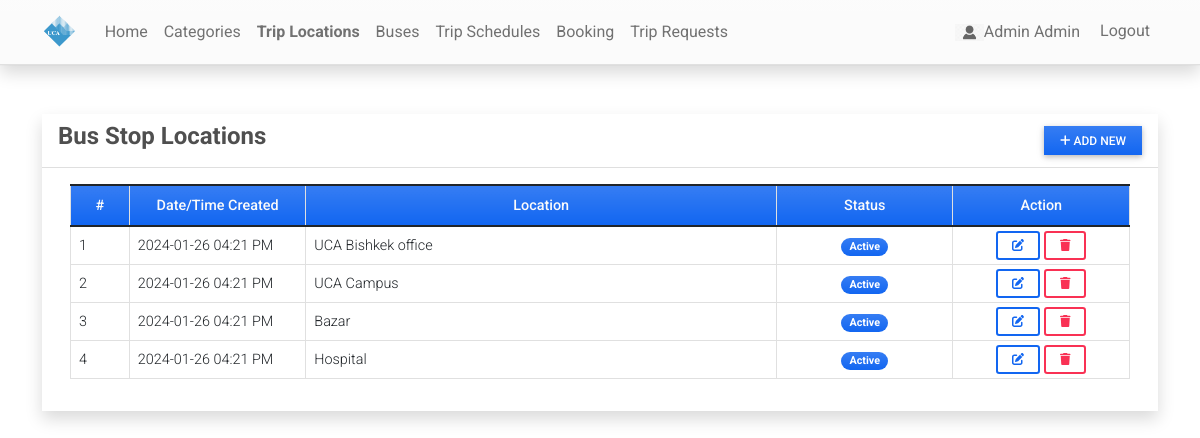
/location (signed in), run on the app's committed database.
### reservationApp/models.py (models this page shows, shortened)
class Location(models.Model):
    location = models.CharField(max_length=250)
    status = models.CharField(max_length=2, choices=(('1','Active'),('2','Inactive')), default=1)
    date_created = models.DateTimeField(default=timezone.now)
    date_updated = models.DateTimeField(auto_now=True)

### reservationApp/views.py (the view)
# urls.py: path('location',views.location_mgt,name='location-page'),
@user_passes_test(admin_check)
def location_mgt(request):
    context['page_title'] = "Locations"
    locations = Location.objects.all()
    context['locations'] = locations
    return render(request, 'location_mgt.html', context)

### reservationApp/views.py (called while the page is built)
def admin_check(user):
    return user.is_staff

### reservationApp/templates/location_mgt.html (shortened to what this page needs)
{% extends 'base.html' %} {% block pageContent %}
<div class="col-lg-12 col-md-12 col-sm-12 col-xs-12">
    <div class="card card-default rounded-0 shadow ">
        <div class="card-header">
            <div class="d-flex w-100 align-items-center justify-content-between">
                <h4 class="card-title fw-bold">Bus Stop Locations</h4>
                <div class="tools">
                    <button type="button" class="btn btn-primary rounded-0 bg-gradient btn-sm" id='add_new'><i class="fa fa-plus"></i> Add New</button>
                </div>
            </div>
        </div>
        <div class="card-body">
            <div class="container-fluid">
                <table class="table table-bordered" id="location-list">
                    <colgroup>
                        <col width="5%">
                        <col width="15%">
                        <col width="40%">
                        <col width="15%">
                        <col width="15%">
                    </colgroup>
                    <thead>
                        <tr class="bg-gradient bg-primary bg-opacity-50 text-light">
                            <th class="px-2 py-2 text-center">#</th>
                            <th class="px-2 py-2 text-center">Date/Time Created</th>
                            <th class="px-2 py-2 text-center">Location</th>
                            <th class="px-2 py-2 text-center">Status</th>
                            <th class="px-2 py-2 text-center">Action</th>
                        </tr>
                    </thead>
                    <tbody>
                        {% for location in locations %}
                        <tr>
                            <td class="px-2 py-1 align-middle">{{ forloop.counter }}</td>
                            <td class="px-2 py-1 align-middle">{{ location.date_created|date:"Y-m-d h:i A" }}</td>
                            <td class="px-2 py-1 align-middle">{{ location.location }}</td>
                            <td class="px-1 py-1 align-middle text-center">
                                {% if location.status == '1' %}
                                <span class="badge bg-primary bg-gradient rounded-pill px-2">Active</span> {% else %}
                                <span class="badge bg-secondary bg-gradient rounded-pill px-2">Inactive</span> {% endif %}
                            </td>
                            <td class="px-2 py-1 align-middle text-center">
                                <a class="btn btn-outline-primary btn-sm edit-data" href="javascript:void(0)" data-id="{{ location.pk }}" title="Edit">
                                    <i class="fa fa-edit"></i>
                                </a>
                                <button class="btn btn-outline-danger btn-sm delete-data" type="button" data-id="{{ location.pk }}" title="Delete">
                                    <i class="fa fa-trash"></i>
                                </button>
                            </td>
                        </tr>
                        {% endfor %}
                    </tbody>
                </table>
            </div>
        </div>
    </div>
</div>
{% endblock pageContent %}

### reservationApp/templates/topNavigation.html (shortened to what this page needs)
{% load static %}
<header>
    <nav class="navbar navbar-expand-lg navbar-light bg-light bg-gradient fixed-top shadow border-bottom">
        <div class="container">
            <a class="navbar-brand" href="{% url 'home-page' %}">
                <img src="{{ MEDIA_URL }}/uploads/logo.png" height="16" alt="{{ MEDIA_URL }}" loading="lazy" style="margin-top: -3px;" />
            </a>
            <div class="collapse navbar-collapse" id="navbarExample01">
                <ul class="navbar-nav me-auto mb-2 mb-lg-0" id="topNav">
                    <li class="nav-item">
                        <a class="nav-link" aria-current="page" href="{% url 'home-page' %}">Home</a>
                    </li>
                    {% if user.is_staff %}
                    <li class="nav-item">
                        <a class="nav-link" aria-current="page" href="{% url 'category-page' %}">Categories</a>
                    </li>
                    <li class="nav-item">
                        <a class="nav-link" aria-current="page" href="{% url 'location-page' %}">Trip Locations</a>
                    </li>
                    <li class="nav-item">
                        <a class="nav-link" aria-current="page" href="{% url 'bus-page' %}">Buses</a>
                    </li>
                    <li class="nav-item">
                        <a class="nav-link" aria-current="page" href="{% url 'schedule-page' %}">Trip Schedules</a>
                    </li>
                     <li class="nav-item">
                        <a class="nav-link" aria-current="page" href="{% url 'booking-page' %}">Booking</a>
                    </li>
                    <li class="nav-item">
                        <a class="nav-link" href="{% url 'trip_request_list' %}">Trip Requests</a>
                      </li>
                    {% endif %}
                </ul>
                <ul class="navbar-nav d-flex flex-row">
                    {% if user.id %} {% if user.profile.user_type == 1 %} {% endif %}
                    <li class="nav-item me-3 me-lg-0">
                        <a class="nav-link" href="{% url 'profile' %}">
                            <span class="me-1"><img src="{{ MEDIA_URL }}/default/images.png" alt="User Avatar" id="user-avatar">{{ user.first_name }} {{user.last_name}}</span>
                        </a>
                    </li>
                    <li class="nav-item me-3 me-lg-0">
                        <a class="nav-link" href="{% url 'logout' %}">Logout</a>
                    </li>
                    {% endif %}
                </ul>
            </div>
        </div>
    </nav>
</header>

### static/assets/default/css/style.css (style rules this page uses)
html, body { height: 100%; width: 100%; max-height: 100%; overflow: auto; display: flex; flex-direction: column; }
body>header { flex-shrink: auto; }
#user-avatar { width: 1.8rem; height: 1.8rem; object-fit: scale-down; object-position: center center; }
.navbar-brand>img { height: 2em; }
.nav-item.active a.nav-link { font-weight: bolder !important; }

### data on the page
Location: date_created "2024-01-26 04:21 PM", location "UCA Bishkek office", status "Active"
Location: date_created "2024-01-26 04:21 PM", location "UCA Campus", status "Active"
Location: date_created "2024-01-26 04:21 PM", location "Bazar", status "Active"
Location: date_created "2024-01-26 04:21 PM", location "Hospital", status "Active"

### other printed values
{{ user.first_name }} "Admin"
{{ user.last_name }} "Admin"
